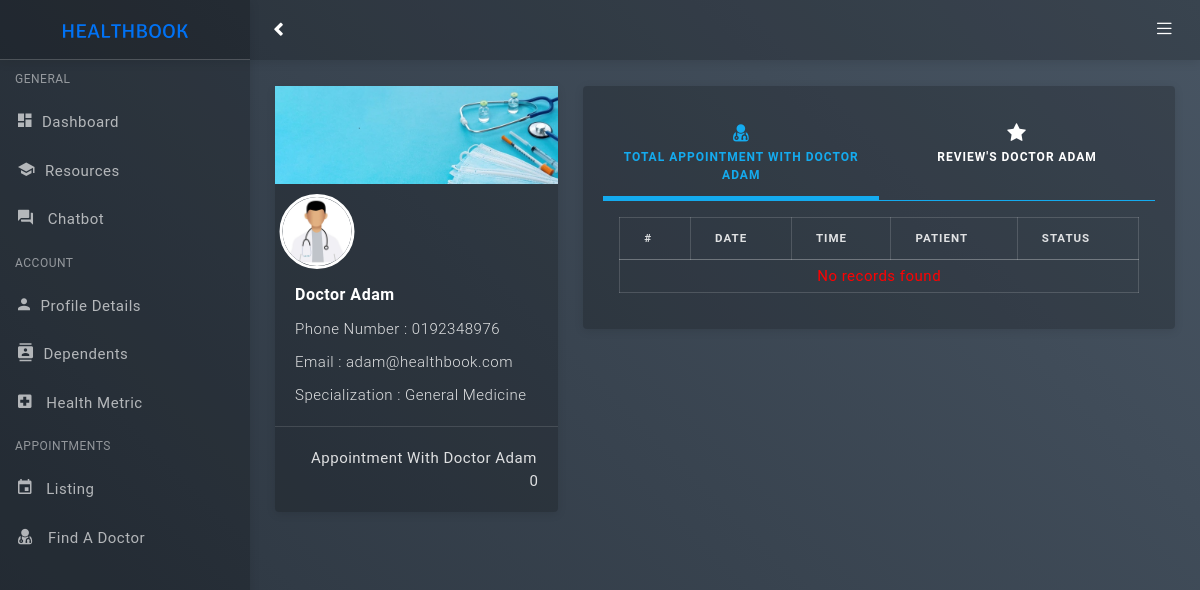
Screenshot of /patient/view-doctor.php?did=1 (signed in) with the database file from the repository.
### tables this page shows
CREATE TABLE `doctor` (
  `id` bigint(20) NOT NULL,
  `doctorId` varchar(5) NOT NULL,
  `password` varchar(200) NOT NULL,
  `doctorName` varchar(255) NOT NULL,
  `doctorEmail` varchar(255) NOT NULL,
  `doctorPhone` varchar(15) NOT NULL,
  `specialization` int(11) NOT NULL
);

CREATE TABLE `specialization` (
  `id_specialization` int(11) NOT NULL,
  `name_specialization` varchar(255) NOT NULL
);

### patient/view-doctor.php (the view, shortened to what this page needs)
<?php
require '../dbconnection.php';
if (isset($_SESSION['id'], $_SESSION['password'])) {
?>
  <!DOCTYPE html>
  <html lang="en">
  <?php include "head.php"; ?>
  <body class="bg-theme bg-theme9">
    <div id="wrapper">
      <?php
      include "sidebar.php";
      include "header.php";
      ?>
      <div class="content-wrapper">
        <div class="container-fluid">
          <?php
          $did = $_GET['did'];
          $query = "SELECT a.*,b.name_specialization FROM doctor a JOIN specialization b WHERE a.id=$did AND a.specialization=b.id_specialization";
          if ($result = mysqli_query($con, $query)) {
            $row = mysqli_fetch_assoc($result);
            extract($row);
            $query2 = "SELECT COUNT(*) as total FROM appointment WHERE patientID='" . $_SESSION['id'] . "' AND doctorID='$did'";
            $result2 = mysqli_query($con, $query2);
            $row2 = mysqli_fetch_assoc($result2);
            $countApp = $row2['total'];
          ?>
            <div class="row mt-3">
              <div class="col-lg-4">
                <div class="card profile-card-2">
                  <div class="card-img-block">
                    <img class="img-fluid" src="../assets/images/bannerprofile.jpg">
                  </div>
                  <div class="card-body pt-5">
                    <img src="../assets/images/doctor.jpg" class="profile">
                    <h5 class="card-title"><?php echo $doctorName ?></h5>
                    <p class="card-text">Phone Number : <?php echo $doctorPhone ?></p>
                    <p class="card-text">Email : <?php echo $doctorEmail ?></p>
                    <p class="card-text">Specialization : <?php echo $name_specialization ?></p>
                  </div>
                  <div class="card-body border-top border-light">
                    <div class="media align-items-center">
                      <div class="media-body text-left ml-3">
                        <div class="progress-wrapper">
                          <p>Appointment With <?php echo $doctorName ?> <span class="float-right"><?php echo $countApp ?></span></p>
                        </div>
                      </div>
                    </div>
                  </div>
                </div>
              <?php
            } else {
              die("Error with the query in the database");
            }
              ?>
              </div>
              <div class="col-lg-8">
                <div class="card">
                  <div class="card-body">
                    <ul class="nav nav-tabs nav-tabs-primary top-icon nav-justified">
                      <li class="nav-item">
                        <a href="javascript:void();" data-target="#totalApp" data-toggle="pill" class="nav-link active"><i class="fa fa-user-md"></i> <span class="hidden-xs">Total Appointment With <?php echo $doctorName ?></span></a>
                      </li>
                      <li class="nav-item">
                        <a href="javascript:void();" data-target="#review" data-toggle="pill" class="nav-link"><i class="fa fa-star"></i> <span class="hidden-xs">Review's <?php echo $doctorName ?></span></a>
                      </li>
                    </ul>
                    <div class="tab-content p-3">
                      <div class="tab-pane active" id="totalApp">
                        <div class="table-responsive">
                          <table class="table table-sm table-bordered">
                            <thead>
                              <tr>
                                <th scope="col">#</th>
                                <th scope="col">Date</th>
                                <th scope="col">Time</th>
                                <th scope="col">Patient</th>
                                <th scope="col">Status</th>
                              </tr>
                            </thead>
                            <tbody>
                              <?php
                              $count = 1;
                              $query = "SELECT a.*, b.patientName FROM appointment a
                          JOIN patient b ON a.patientID = b.id
                          WHERE a.doctorID='$did' AND a.patientID='" . $_SESSION['id'] . "'
                          ORDER BY a.appDate DESC, a.appTime";
                              $result = mysqli_query($con, $query);
                              if ($result) {
                                if (mysqli_num_rows($result) > 0) {
                                  $currentDate = null;
                                  while ($row = mysqli_fetch_assoc($result)) {
                                    extract($row);
                                    $formattedTime = date('h:i A', strtotime($appTime));
                                    $formattedDate = date('j F Y', strtotime($appDate)) . "<br><b>" . date('l', strtotime($appDate)) . "</b>";
                                    $viewButton = "<a href='view-patient.php?id={$patientId}' class='btn btn-light'><i class='icon-eye'></i> View</a> ";
                                    if ($status == 'pending') {
                                      $statusBadge = '<span class="badge badge-primary"><i class="fa fa-spinner"></i> PENDING</span>';
                                    } elseif ($status == 'approved') {
                                      $statusBadge = '<span class="badge badge-dark"><i class="fa fa-check"></i> APPROVED</span>';
                                    } else {
                                      $statusBadge = '<span class="badge badge-success"><i class="fa fa-check"></i> DONE</span>';
                                    }
                                    if ($appDate != $currentDate) {
                                      echo "<tr>";
                                      echo "<th scope='row'>" . $count . "</th>";
                                      echo "<td>" . $formattedDate . "</td>";
                                      echo "<td>" . $formattedTime . "</td>";
                                      echo "<td>" . $patientName . "</td>";
                                      echo "<td>" . $statusBadge . "</td>";
                                      echo "</tr>";
                                      $count++;
                                      $currentDate = $appDate;
                                    } else {
                                      echo "<tr>";
                                      echo "<th scope='row'></th>";
                                      echo "<td></td>";
                                      echo "<td>" . $formattedTime . "</td>";
                                      echo "<td>" . $patientName . "</td>";
                                      echo "<td>" . $statusBadge . "</td>";
                                      echo "</tr>";
                                    }
                                  }
                                } else {
                                  echo "<tr>";
                                  echo "<td colspan='5' style='text-align: center; color: red;'>No records found</td>";
                                  echo "</tr>";
                                }
                              } else {
                                die("Error with the query in the database");
                              }
                              ?>
                            </tbody>
                          </table>
                        </div>
                      </div>
                    </div>
                  </div>
                </div>
              </div>
            </div>
        </div>
  </body>
  </html>
<?php
} else {
  header("location:../index.php");
  exit;
}
?>

### rows the page displays
doctor: doctorName "Doctor Adam", doctorPhone "0192348976", doctorEmail "adam@healthbook.com", specialization.name_specialization "General Medicine", doctorName "DOCTOR ADAM"

### other values shown
$countApp "0"
